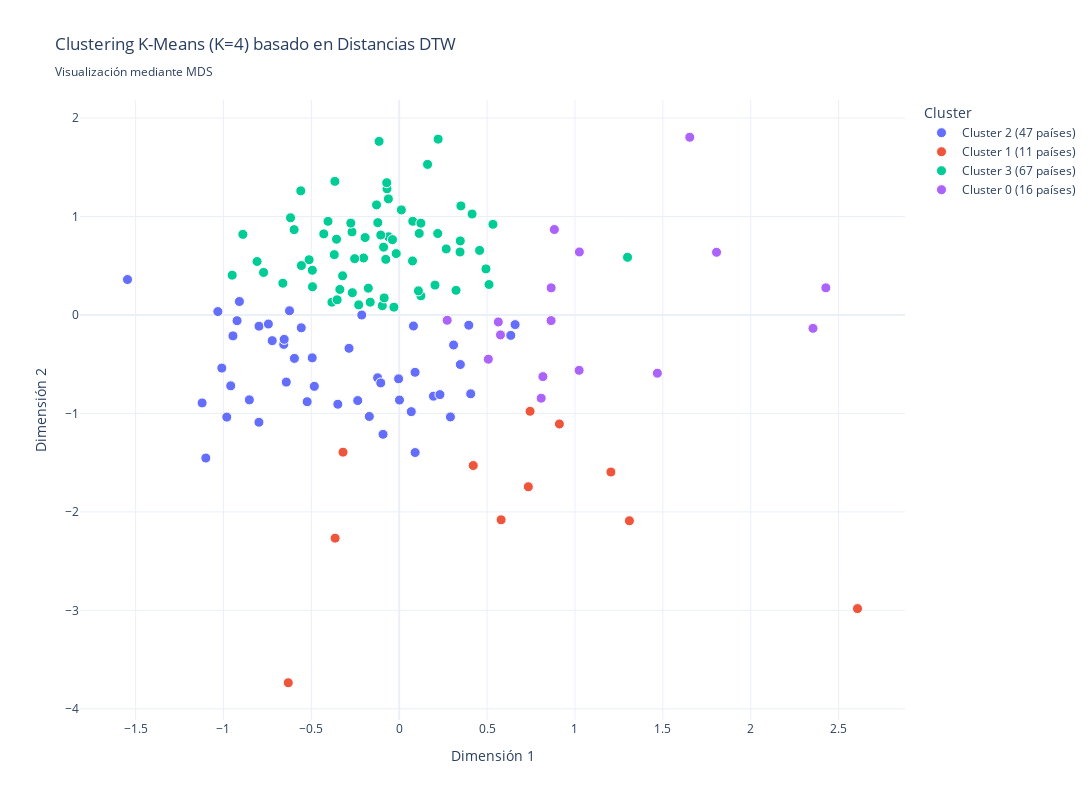

Notebook code for this chart:
### Markdown cell above
## 6. Visualización de Clusters

Usamos MDS (Multidimensional Scaling) para visualizar los clusters en 2D.

### Code cell
print("🗺️ Aplicando MDS para visualización 2D...")

# MDS para reducir a 2 dimensiones
mds = MDS(n_components=2, dissimilarity='precomputed', random_state=42)
coords_2d = mds.fit_transform(distance_matrix_clean)

# Agregar coordenadas al DataFrame
df_clusters['x'] = coords_2d[:, 0]
df_clusters['y'] = coords_2d[:, 1]

print("✅ Coordenadas 2D calculadas")

# Crear visualización interactiva
fig = px.scatter(
    df_clusters,
    x='x',
    y='y',
    color='cluster_name',
    hover_data=['country_code', 'country_name', 'cluster_bm'] if 'cluster_bm' in df_clusters.columns else ['country_code', 'country_name'],
    title=f'Clustering K-Means (K={optimal_k}) basado en Distancias DTW<br><sub>Visualización mediante MDS</sub>',
    labels={'x': 'Dimensión 1', 'y': 'Dimensión 2', 'cluster_name': 'Cluster'},
    template='plotly_white',
    width=1200,
    height=800
)

# Añadir etiquetas de países
fig.update_traces(
    textposition='top center',
    marker=dict(size=10, line=dict(width=1, color='white'))
)

fig.show()

### Figure 1 — Plotly figure (JSON) as saved in the notebook; plotly's stock layout.template omitted (floating-point values rounded to 4 significant figures; data arrays with more than 128 entries replaced by an {"elided": "..."} marker saying what was removed)
{"data": [{"customdata": {"elided": "47x3 str values"}, "hovertemplate": "Cluster=Cluster 2 (47 países)<br>Dimensión 1=%{x}<br>Dimensión 2=%{y}<br>country_code=%{customdata[0]}<br>country_name=%{customdata[1]}<br>cluster_bm=%{customdata[2]}<extra></extra>", "legendgroup": "Cluster 2 (47 países)", "marker": {"color": "#636efa", "line": {"color": "white", "width": 1}, "size": 10, "symbol": "circle"}, "mode": "markers", "name": "Cluster 2 (47 países)", "orientation": "v", "showlegend": true, "textposition": "top center", "type": "scatter", "x": [-1.122, -0.5965, -0.6571, -0.6545, -1.101, -0.7978, -0.6427, 0.08094, -0.2132, 0.1949, -0.003569, -0.3494, 0.6594, -0.495, -0.7445, -0.1702, 0.6347, 0.001466, -0.4832, -0.9588, -1.546, -0.6243, 0.09046, -0.9813, -0.2362, -0.2858, -0.09212, -1.032, -0.7983, -0.123, 0.09018, -0.1052, -0.9227, -0.9461, 0.2314, 0.3094, -1.01, -0.8528, -0.9095, 0.3957, -0.5575, 0.2913, -0.5237, 0.06849, 0.3477, -0.7228, 0.4066], "xaxis": "x", "y": [-0.8933, -0.441, -0.2989, -0.2478, -1.453, -0.1137, -0.6819, -0.112, -0.0006169, -0.8248, -0.6486, -0.9067, -0.09782, -0.4355, -0.09204, -1.031, -0.2072, -0.8644, -0.7249, -0.7197, 0.3599, 0.04279, -1.397, -1.037, -0.8695, -0.3388, -1.212, 0.03453, -1.09, -0.638, -0.5823, -0.69, -0.05799, -0.2125, -0.8088, -0.3052, -0.5395, -0.8622, 0.1368, -0.1037, -0.1303, -1.035, -0.8808, -0.9819, -0.5032, -0.2609, -0.8007], "yaxis": "y"}, {"customdata": [["AGO", "Angola", "Lower middle income"], ["ARG", "Argentina", "Upper middle income"], ["BRA", "Brazil", "Upper middle income"], ["BRN", "Brunei Darussalam", "High income"], ["DZA", "Algeria", "Lower middle income"], ["JPN", "Japan", "High income"], ["LBN", "Lebanon", null], ["MAC", "Macao SAR, China", "High income"], ["SDN", "Sudan", "Low income"], ["SUR", "Suriname", "Upper middle income"], ["SYC", "Seychelles", "High income"]], "hovertemplate": "Cluster=Cluster 1 (11 países)<br>Dimensión 1=%{x}<br>Dimensión 2=%{y}<br>country_code=%{customdata[0]}<br>country_name=%{customdata[1]}<br>cluster_bm=%{customdata[2]}<extra></extra>", "legendgroup": "Cluster 1 (11 países)", "marker": {"color": "#EF553B", "line": {"color": "white", "width": 1}, "size": 10, "symbol": "circle"}, "mode": "markers", "name": "Cluster 1 (11 países)", "orientation": "v", "showlegend": true, "textposition": "top center", "type": "scatter", "x": [1.31, 1.205, 0.7345, 0.4212, 0.9114, -0.6314, -0.3648, 0.7446, 2.608, 0.5798, -0.3198], "xaxis": "x", "y": [-2.09, -1.595, -1.745, -1.529, -1.107, -3.735, -2.267, -0.9783, -2.982, -2.08, -1.394], "yaxis": "y"}, {"customdata": {"elided": "67x3 str values"}, "hovertemplate": "Cluster=Cluster 3 (67 países)<br>Dimensión 1=%{x}<br>Dimensión 2=%{y}<br>country_code=%{customdata[0]}<br>country_name=%{customdata[1]}<br>cluster_bm=%{customdata[2]}<extra></extra>", "legendgroup": "Cluster 3 (67 países)", "marker": {"color": "#00cc96", "line": {"color": "white", "width": 1}, "size": 10, "symbol": "circle"}, "mode": "markers", "name": "Cluster 3 (67 países)", "orientation": "v", "showlegend": true, "textposition": "top center", "type": "scatter", "x": [-0.4936, -0.3697, 0.07713, -0.1145, 0.5334, -0.09631, -0.06053, -0.105, -0.2668, -0.06957, 0.1612, 0.346, 0.2037, -0.3222, -0.4945, -0.03017, -0.4053, 0.2214, 0.351, -0.3662, -0.2688, -0.4293, -0.5602, -0.9504, -0.194, 0.4934, 0.07565, -0.1219, -0.8898, 1.299, -0.6185, -0.2027, -0.07127, -0.3379, -0.6622, 0.01208, -0.8088, 0.1233, -0.383, -0.08578, 0.511, -0.08894, -0.598, 0.3232, -0.01712, -0.165, 0.1139, -0.06174, -0.07645, -0.1759, -0.03852, -0.2307, -0.2536, 0.4573, 0.2674, 0.4145, 0.1093, 0.1231, -0.3532, -0.5128, 0.219, -0.5566, -0.2755, 0.3473, -0.7719, -0.1291, -0.3568], "xaxis": "x", "y": [0.2867, 0.6128, 0.9517, 1.763, 0.9208, 0.09444, 0.7944, 0.8116, 0.2261, 1.282, 1.529, 0.6394, 0.3033, 0.3977, 0.4541, 0.07932, 0.9511, 1.786, 1.108, 1.357, 0.8435, 0.8237, 1.261, 0.4043, 0.7863, 0.4681, 0.5488, 0.9379, 0.8186, 0.5855, 0.9869, 0.5788, 1.343, 0.2594, 0.3226, 1.067, 0.5431, 0.1943, 0.1298, 0.1734, 0.3095, 0.6888, 0.8666, 0.2503, 0.6236, 0.13, 0.8285, 1.179, 0.565, 0.2721, 0.7653, 0.1028, 0.5719, 0.6557, 0.6709, 1.025, 0.2449, 0.9323, 0.1541, 0.5609, 0.8276, 0.5018, 0.9331, 0.7523, 0.4319, 1.118, 0.7693], "yaxis": "y"}, {"customdata": [["AUS", "Australia", "High income"], ["BDI", "Burundi", "Low income"], ["CAF", "Central African Republic", "Low income"], ["COG", "Congo, Rep.", "Lower middle income"], ["GAB", "Gabon", "Upper middle income"], ["IRQ", "Iraq", "Upper middle income"], ["KWT", "Kuwait", "High income"], ["MNG", "Mongolia", "Lower middle income"], ["MWI", "Malawi", "Low income"], ["QAT", "Qatar", "High income"], ["RUS", "Russian Federation", "Upper middle income"], ["SLE", "Sierra Leone", "Low income"], ["TCD", "Chad", "Low income"], ["UKR", "Ukraine", "Lower middle income"], ["ZMB", "Zambia", "Lower middle income"], ["ZWE", "Zimbabwe", "Lower middle income"]], "hovertemplate": "Cluster=Cluster 0 (16 países)<br>Dimensión 1=%{x}<br>Dimensión 2=%{y}<br>country_code=%{customdata[0]}<br>country_name=%{customdata[1]}<br>cluster_bm=%{customdata[2]}<extra></extra>", "legendgroup": "Cluster 0 (16 países)", "marker": {"color": "#ab63fa", "line": {"color": "white", "width": 1}, "size": 10, "symbol": "circle"}, "mode": "markers", "name": "Cluster 0 (16 países)", "orientation": "v", "showlegend": true, "textposition": "top center", "type": "scatter", "x": [0.273, 1.025, 1.806, 1.024, 0.5638, 2.354, 0.8078, 0.8828, 0.8645, 0.5762, 1.469, 0.8641, 0.507, 2.427, 0.8175, 1.653], "xaxis": "x", "y": [-0.05384, 0.6401, 0.6363, -0.5622, -0.07076, -0.1356, -0.8454, 0.868, 0.2753, -0.2023, -0.5913, -0.05708, -0.4493, 0.2757, -0.6259, 1.805], "yaxis": "y"}], "layout": {"height": 800, "legend": {"title": {"text": "Cluster"}, "tracegroupgap": 0}, "title": {"text": "Clustering K-Means (K=4) basado en Distancias DTW<br><sub>Visualización mediante MDS</sub>"}, "width": 1200, "xaxis": {"anchor": "y", "domain": [0, 1], "title": {"text": "Dimensión 1"}}, "yaxis": {"anchor": "x", "domain": [0, 1], "title": {"text": "Dimensión 2"}}}}
